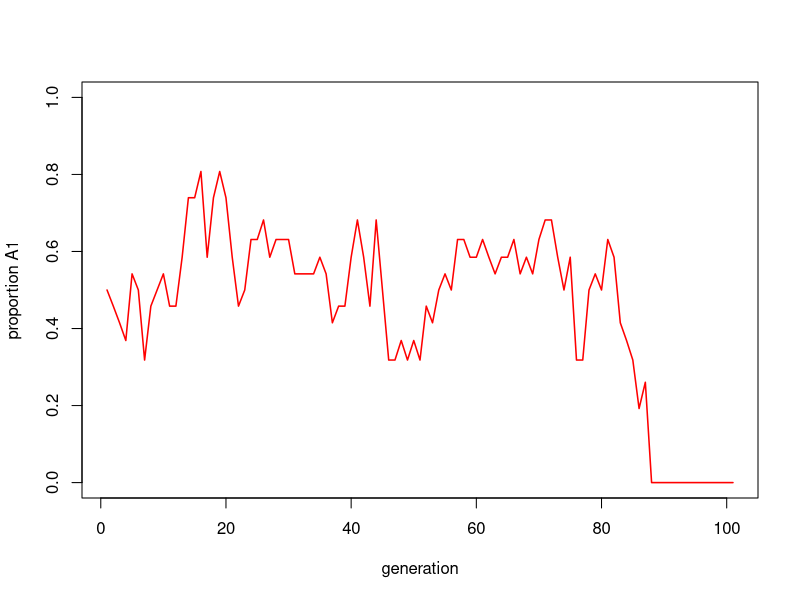
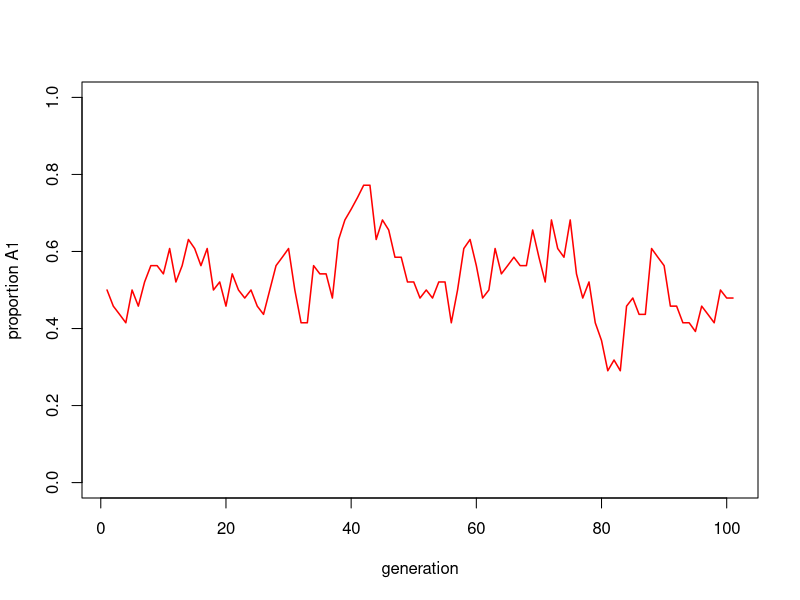
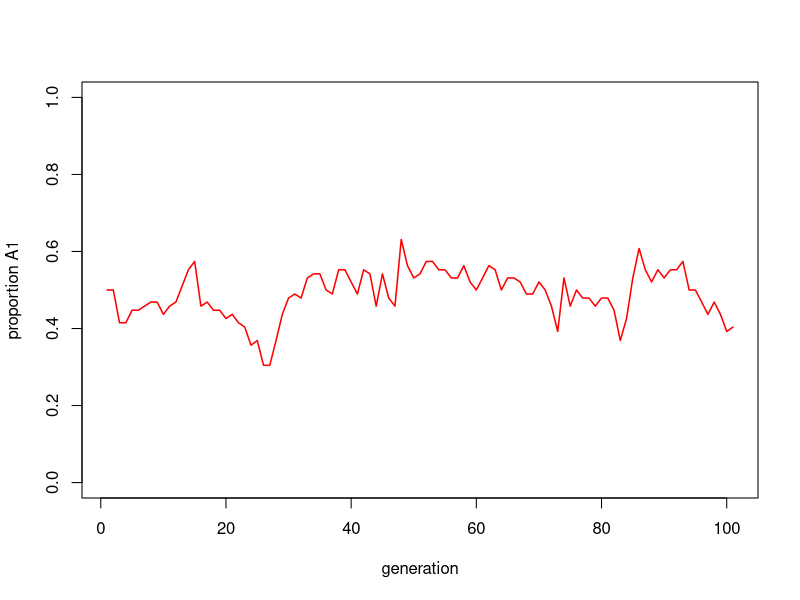
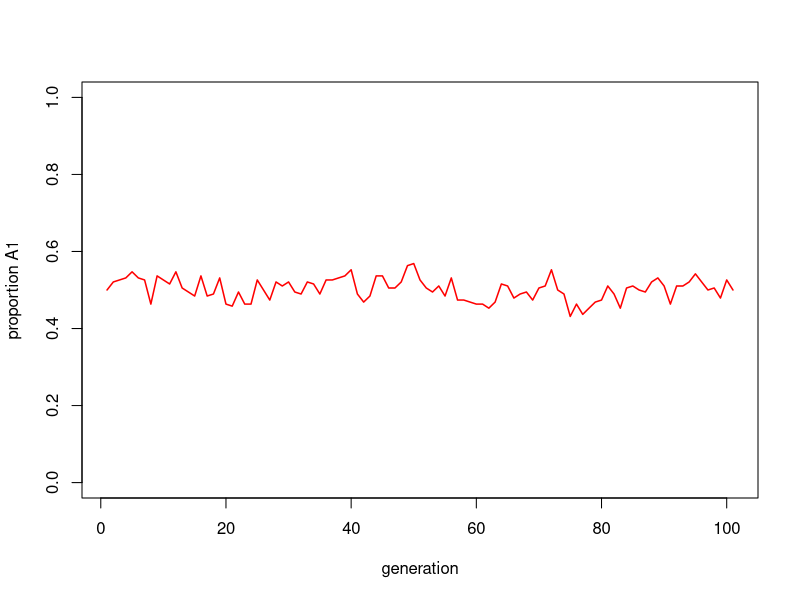

Write R code to recreate these figures, in order. (Note: this script raises an error after producing the figures.)
drift_ns <- function(w11,w12,w22,p0,n,time){
  p <- p0
  for (t in 1:time){
    a1 <- rbinom(2*n,size=1,prob=p[t])
    pd <- sum(a1)/(2*n) #p after drift
    wbar = pd^2*w11+2*pd*(1-pd)*w12+(1-pd)^2*w22
    pprime = (pd*w11 + (1-pd)*w12)*pd/wbar
    p <- c(p, pprime)
  }
  return(p)
}
#set.seed(1)
p0 <- 0.5                 #initial frequency of A1
time <- 100               #Number of generations
popsize <- c(8,16,32,64)        #Population size, assumed to be constant here
e8 <- NULL
e16 <- NULL
e32 <- NULL
e64 <- NULL
colors<-rainbow(18)


for (i in 1:18){
  e8 <- cbind(e8,drift_ns(w11=0.5,w12=1,w22=0.5,p0=p0,n=8,time=time))
}
e8 <- plot(e8[,1],col=colors[1],lwd=1.5,type="l",ylim=c(0,1),xlab="generation",ylab="proportion A1")
        for (i in 2:18){
          lines(e8[,i],col=colors[i],lwd=1.5)
        }
        
for (i in 1:18){
  e16 <- cbind(e16,drift_ns(w11=0.5,w12=1,w22=0.5,p0=p0,n=16,time=time))
}
e16 <- plot(e16[,1],col=colors[1],lwd=1.5,type="l",ylim=c(0,1),xlab="generation",ylab="proportion A1")
        for (i in 2:18){
          lines(e16[,i],col=colors[i],lwd=1.5)
        }
        
for (i in 1:18){
  e32 <- cbind(e32,drift_ns(w11=0.5,w12=1,w22=0.5,p0=p0,n=32,time=time))
}
e32 <- plot(e32[,1],col=colors[1],lwd=1.5,type="l",ylim=c(0,1),xlab="generation",ylab="proportion A1")
        for (i in 2:18){
          lines(e32[,i],col=colors[i],lwd=1.5)
        }
        
for (i in 1:18){
  e64 <- cbind(e64,drift_ns(w11=0.5,w12=1,w22=0.5,p0=p0,n=64,time=time))
}
e64 <- plot(e64[,1],col=colors[1],lwd=1.5,type="l",ylim=c(0,1),xlab="generation",ylab="proportion A1")
        for (i in 2:18){
          lines(e64[,i],col=colors[i],lwd=1.5)
        }
        
#figure
colors<-rainbow(18)
plot(e[,1],col=colors[1],lwd=1.5,type="l",ylim=c(0,1),xlab="generation",ylab="proportion A1")
for (i in 2:18){
  lines(e[,i],col=colors[i],lwd=1.5)
}

for (n in popsize){
  for (i in 1:18){
    e <- cbind(e,drift_ns(w11=0.5,w12=1,w22=0.5,p0=p0,n=n,time=time))
    colors<-rainbow(18)
    plot(e[,1],col=colors[1],lwd=1.5,type="l",ylim=c(0,1),xlab="generation",ylab="proportion A1")
    for (i in 2:18){
      lines(e[,i],col=colors[i],lwd=1.5)
    }
  }
}

e4
e8
e16
e32
e64
e128